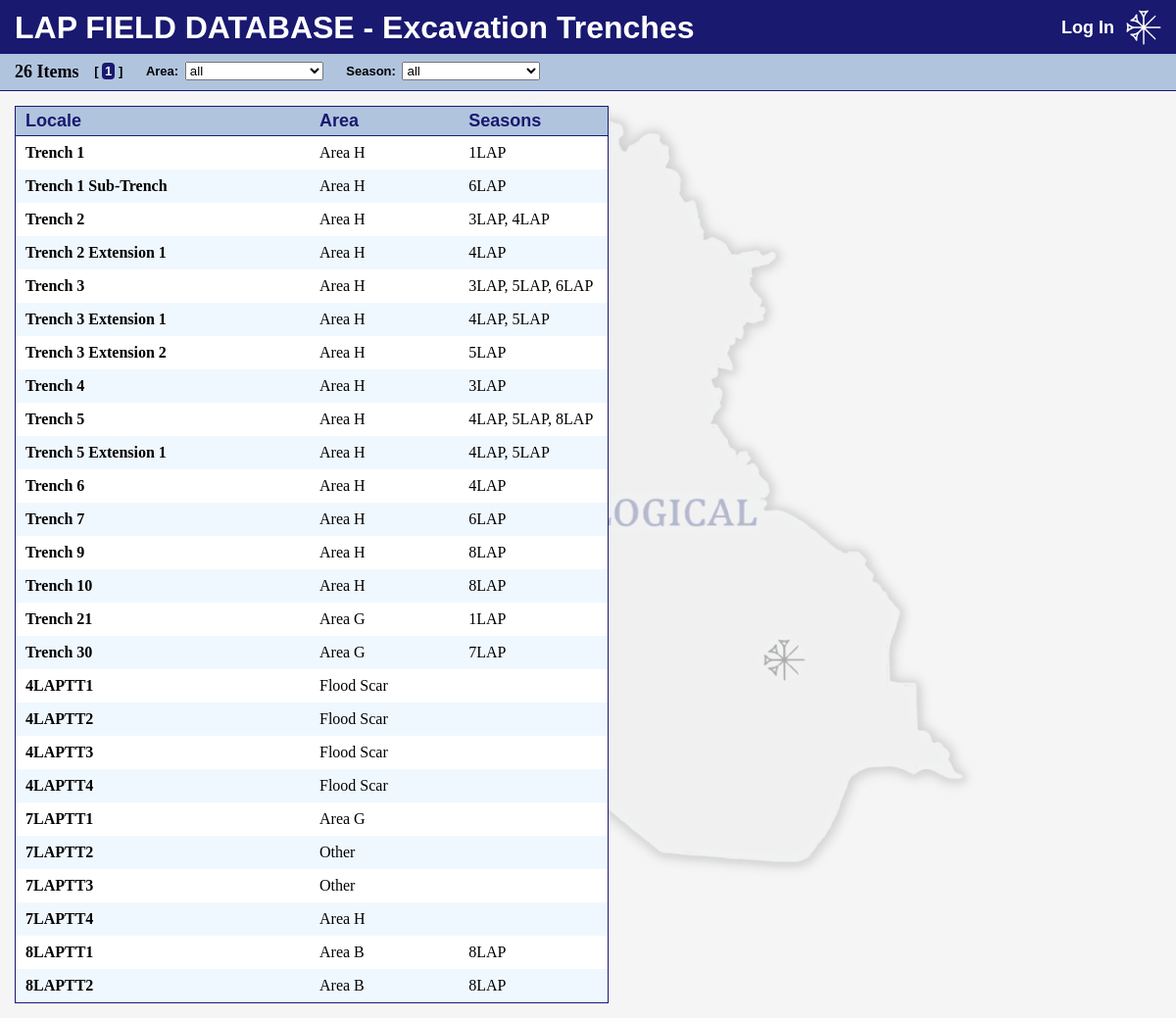
/locales/excavation_trenches/, run on the app's committed database.
### contexts/models.py (models this page shows, shortened)
class Locale(models.Model):
    METHOD_CHOICES = [
        ("Excavation", "Excavation"),
        ("Scraping", "Scraping"),
        ("Survey", "Survey"),
        ("Surface Find", "Surface Find"),
    ]
    name = models.CharField(
        max_length=100,
        null=False,
    )
    area = models.ForeignKey(
        Area,
        on_delete=models.PROTECT,
        related_name="locales",
        null=False,
    )
    method = models.CharField(
        max_length=20,
        choices=METHOD_CHOICES,
        null=False,
    )
    notes = models.TextField(
        null=True,
        blank=True,
    )
    class Meta:
        db_table = "lap_locales"
        constraints = [
            models.UniqueConstraint(
                Lower("name"),
                name="unique_locale_name",
                violation_error_message="This name already exists.",
            ),
        ]
        ordering = [
            "name",
        ]

### lapinfo/models.py (models this page shows, shortened)
class Area(models.Model):
    name = models.CharField(
        max_length=30,
        null=False,
    )
    shortname = models.CharField(
        max_length=5,
        null=True,
        blank=True,
    )
    class Meta:
        db_table = "lap_areas"
        verbose_name_plural = "Areas"
        ordering = ["name"]
        constraints = [
            models.UniqueConstraint(
                Lower("name"),
                name="unique_area_name",
                violation_error_message="This name already exists.",
            ),
            models.UniqueConstraint(
                Lower("shortname"),
                name="unique_area_shortname",
                violation_error_message="This shortname already exists.",
            ),
        ]
    def __str__(self):
        return self.name

### contexts/views/lists.py (the view)
# urls.py: path("locales/<str:contexttype>/", lists.locales_list),
def locales_list(request, contexttype):
    if contexttype == "excavation_trenches":
        title = "Excavation Trenches"
        method = "Excavation"
    elif contexttype == "scraping_trenches":
        title = "Scraping Trenches"
        method = "Scraping"
    elif contexttype == "survey_units":
        title = "Survey Units"
        method = "Survey"
    elif contexttype == "surface_findspots":
        title = "Surface Findspots"
        method = "Surface Find"
    unfiltered_items = (
        Locale.objects.filter(method=method)
        .extra(
            select={
                "sortorder": 'CASE WHEN "method" = "Survey" THEN "b-" || "name" WHEN "method" = "Surface Find" THEN "c-" || "name" WHEN substr("name", "LAPTT") THEN "a-" || "name" ELSE cast(substr("name", instr("name", " ") + 1, 3) as int) END'
            }
        )
        .order_by("sortorder")  # type: ignore
        .prefetch_related(
            Prefetch(
                "sus",
                queryset=SU.objects.prefetch_related(
                    Prefetch(
                        "seasons",
                        queryset=Season.objects.all(),
                        to_attr="seasons_list",
                    )
                ),
                to_attr="sus_list",
            )
        )
    )
    params, paramstring = _build_params(request, ["area", "season"])
    for each_item in unfiltered_items:
        seasons = []
        seasons_list = set()
        for each_su in each_item.sus_list:  # type: ignore
            if each_su.seasons.values():
                seasons.append(each_su.seasons.values()[0]["id"])
                seasons_list.add(each_su.seasons.values()[0]["name"])
        seasons_list = list(seasons_list)
        seasons_list.sort()
        each_item.seasons = seasons  # type: ignore
        each_item.seasons_list = seasons_list  # type: ignore
    filtered_items = unfiltered_items
    if area := params["area"]:
        filtered_items = [item for item in filtered_items if item.area_id == int(area)]  # type: ignore
    if season := params["season"]:
        refiltered_items = []
        for each_item in filtered_items:
            if int(season) in each_item.seasons:  # type: ignore
                refiltered_items.append(each_item)
        filtered_items = refiltered_items
    p = Paginator(filtered_items, ITEMSPERPAGE)
    if pagenum := request.GET.get("p"):
        pagenum = int(pagenum) if int(pagenum) <= p.num_pages else p.num_pages
    else:
        pagenum = 1
    context = {
        "view": "list",
        "title": title,
        "newitemlink": "/locale/new/",
        "count": p.count,
        "pages": p.get_elided_page_range(pagenum, on_each_side=2, on_ends=1),  # type: ignore
        "all_items": p.page(pagenum),
        "params": paramstring,
        "form": LocaleFilters(initial=params),
    }
    return render(
        request,
        "contexts/locales_list.html",
        context,
    )

### contexts/forms.py
class LocaleFilters(forms.Form):
    area = forms.ModelChoiceField(
        label="Area",
        empty_label="all",
        queryset=Area.objects.all(),
        widget=forms.Select(attrs={"onchange": "submitCleanURL(this.form)"}),
    )
    season = forms.ModelChoiceField(
        label="Season",
        empty_label="all",
        queryset=Season.objects.all(),
        widget=forms.Select(attrs={"onchange": "submitCleanURL(this.form)"}),
    )

### contexts/views/lists.py (called while the page is built)
def _build_params(request, params):
    paramdict = {}
    for each_param in params:
        paramdict[each_param] = request.GET.get(each_param)
    paramlist = []
    for key, val in paramdict.items():
        if val:
            paramlist.append(f"{key}={val}")
    paramstring = ""
    if paramlist:
        paramstring = f"&{'&'.join(paramlist)}"
    return paramdict, paramstring

### lapinfo/models.py (called while the page is built)
    def __str__(self):
        return self.name

### contexts/templates/contexts/locales_list.html (shortened to what this page needs)
{% extends "base.html" %}
{% block filters %}
{{ form.as_p }}
{% endblock %}
{% block content %}
<dl>
    <dt style="grid-template-columns: minmax(300px, min-content) 1fr 1fr;">
        <div>Locale</div>
        <div>Area</div>
        <div>Seasons</div>
    </dt>
    {% for item in all_items %}
    <dd style="grid-template-columns: minmax(300px, min-content) 1fr 1fr;" onclick="localStorage.setItem('listview', window.location.href)">
        <div><a href="/locale/{{ item.id }}/">{{ item.name }}</a></div>
        <div><a href="/locale/{{ item.id }}/">{{ item.area }}</a></div>
        <div><a href="/locale/{{ item.id }}/">{{ item.seasons_list|join:", " }}</a></div>
    </dd>
    {% endfor %}
</dl>
{% endblock %}

### static/base.css (style rules this page uses)
* { margin: 0; padding: 0; }
body { background-color: whitesmoke; font-family: 'Times New Roman', Times, serif; min-width: 1150px; margin-bottom: 15px; }
a { color: black; text-decoration: none; }

### static/lists.css (style rules this page uses)
dl { margin-top: 15px; margin-left: 15px; width: max-content; border-style: solid; border-width: 1px; border-color: midnightblue; background-color: white; z-index: 0; }
dt { display: grid; font-size: large; font-weight: bold; font-family: Helvetica, Arial, sans-serif; color: midnightblue; background-color: lightsteelblue; border-bottom-style: solid; border-width: 1px; border-color: midnightblue; column-rule: 1px solid; }
dd { display: grid; }
dd[onclick] { cursor: pointer; }
dt>div, dd>div { padding-left: 10px; padding-right: 15px; }
dt>div { padding-top: 4px; padding-bottom: 4px; }
dd>div { padding-top: 8px; padding-bottom: 8px; }
dd>div>a { display: inline-block; width: 100%; height: 100%; }
dd:nth-child(odd) { background-color: aliceblue; }
dd>div:first-child { font-weight: bold; }
#filters label { margin-left: 20px; font-weight: bold; }
#filters p { display: inline; }
#filters select { margin-left: 3px; width: 20ex; }

### data on the page
Locale: name "Trench 1", area "Area H", seasons_list "1LAP"
Locale: name "Trench 1 Sub-Trench", area "Area H", seasons_list "6LAP"
Locale: name "Trench 2", area "Area H", seasons_list "3LAP, 4LAP"
Locale: name "Trench 2 Extension 1", area "Area H", seasons_list "4LAP"
Locale: name "Trench 3", area "Area H", seasons_list "3LAP, 5LAP, 6LAP"
Locale: name "Trench 3 Extension 1", area "Area H", seasons_list "4LAP, 5LAP"
Locale: name "Trench 3 Extension 2", area "Area H", seasons_list "5LAP"
Locale: name "Trench 4", area "Area H", seasons_list "3LAP"
Locale: name "Trench 5", area "Area H", seasons_list "4LAP, 5LAP, 8LAP"
Locale: name "Trench 5 Extension 1", area "Area H", seasons_list "4LAP, 5LAP"
Locale: name "Trench 6", area "Area H", seasons_list "4LAP"
Locale: name "Trench 7", area "Area H", seasons_list "6LAP"
Locale: name "Trench 9", area "Area H", seasons_list "8LAP"
Locale: name "Trench 10", area "Area H", seasons_list "8LAP"
Locale: name "Trench 21", area "Area G", seasons_list "1LAP"
Locale: name "Trench 30", area "Area G", seasons_list "7LAP"
Locale: name "4LAPTT1", area "Flood Scar"
Locale: name "4LAPTT2", area "Flood Scar"
Locale: name "4LAPTT3", area "Flood Scar"
Locale: name "4LAPTT4", area "Flood Scar"
Locale: name "7LAPTT1", area "Area G"
Locale: name "7LAPTT2", area "Other"
Locale: name "7LAPTT3", area "Other"
Locale: name "7LAPTT4", area "Area H"
Locale: name "8LAPTT1", area "Area B", seasons_list "8LAP"
Locale: name "8LAPTT2", area "Area B", seasons_list "8LAP"

### other printed values
{{ title }} "Excavation Trenches"
{{ count }} "26"
{{ pagenum }} "1"
